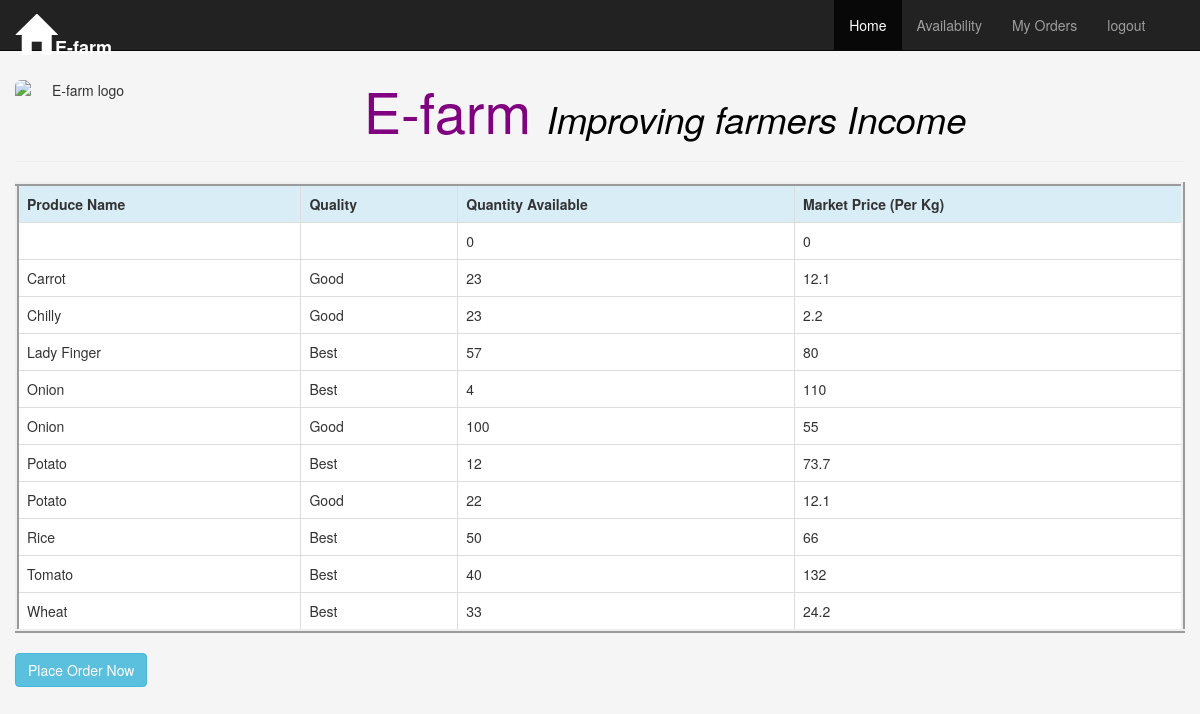
Screenshot of /Availability.php with the database file from the repository.
### tables this page shows
CREATE TABLE IF NOT EXISTS `available` (
  `Produce_name` varchar(20) NOT NULL,
  `Quality` varchar(20) NOT NULL,
  `Quantity` int(11) NOT NULL,
  `Market_price` float NOT NULL,
  UNIQUE KEY `Produce_name` (`Produce_name`,`Quality`)
);

### Availability.php (the view, shortened to what this page needs)
<?php
            include 'dbconnect.php';
                 $SQL3= "select * from available ";
                 $ava=mysqli_query($conn,$SQL3);
          ?>
<!Doctype html>
<html>
    <head>
        <link href="css/bootstrap.min.css" rel="stylesheet">
        <link href="css/style.css" rel="stylesheet">
    </head>
    <body>
        <div class="container-fluid">
            <br>
                   <nav class="navbar navbar-inverse navbar-fixed-top ">
                <div class="navbar-header">
                    <a class="navbar-brand" href="index.php">
                        <span class="glyphicon glyphicon-home" style="font-size:40px">
                        </span><b style="color:white">E-farm</b></a>
                </div>
                <ul class="nav navbar-nav navbar-right">
                      <li><a href="#"></a></li>
                    <li><a href="#"></a></li>
                    <li class="active"><a href="afterlogin2.php">Home</a></li>
                     <li><a href="#">Availability</a></li>
                    <li><a href="myorder.php">My Orders</a></li>
                     <li><a href="logout.php">logout</a></li>
                </ul>
            </nav>
            <br>
            <div class="page-header text-center">
                <img src="#" alt="E-farm logo" class="img-rounded" height="100"   width="130" style="float:left">
                <h1 style="color:purple; font-size:4em;">
                E-farm&nbsp;<small style="color:black"><i>Improving farmers Income</i></small></h1>
            </div>
            <table class="table table-hover table-bordered" style="border:4px ridge">
                <tr>
                          <th class="info"> Produce Name </th>
                          <th class="info"> Quality </th>
                          <th class="info"> Quantity Available </th>
                          <th class="info"> Market Price (Per Kg)</th>
                </tr>
                    <?php
                     while ($db_field3 = mysqli_fetch_assoc($ava))
                            {
                                echo "<tr>";
                                echo "<td>".$db_field3['Produce_name']."</td>";
                                echo "<td>".$db_field3['Quality']."</td>";
                                echo "<td>".$db_field3['Quantity']."</td>";
                               echo "<td>".$db_field3['Market_price']."</td>";
                                echo "</tr>";
                            }
                    ?>
            </table>
           <button type="button" class="btn btn-info" data-target="#order" data-toggle="collapse" >
           Place Order Now</button>
    </div>
    </body>
</html>

### css/style.css (style rules this page uses)
body { background-color:#f5f5f5; }
.table { background-color: white; }
.glyphicon { font-size: 4em; }

### rows the page displays
available: Quantity "0", Market_price "0"
available: Produce_name "Carrot", Quality "Good", Quantity "23", Market_price "12.1"
available: Produce_name "Chilly", Quality "Good", Quantity "23", Market_price "2.2"
available: Produce_name "Lady Finger", Quality "Best", Quantity "57", Market_price "80"
available: Produce_name "Onion", Quality "Best", Quantity "4", Market_price "110"
available: Produce_name "Onion", Quality "Good", Quantity "100", Market_price "55"
available: Produce_name "Potato", Quality "Best", Quantity "12", Market_price "73.7"
available: Produce_name "Potato", Quality "Good", Quantity "22", Market_price "12.1"
available: Produce_name "Rice", Quality "Best", Quantity "50", Market_price "66"
available: Produce_name "Tomato", Quality "Best", Quantity "40", Market_price "132"
available: Produce_name "Wheat", Quality "Best", Quantity "33", Market_price "24.2"
